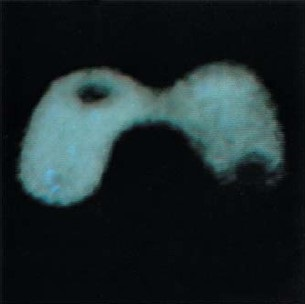
#> input picture Lista 2/Q1/Thyroid.jpg, 305 x 304 px
$ python q1.py
#> lines starting #> are read from the running program, lines starting #| are printed output that depends on the picture
import cv2
import numpy as np

# leitura da imagem
img = cv2.imread('Thyroid.jpg', 0)
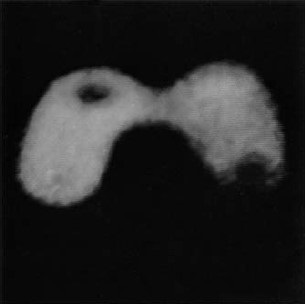
#> img: shape (304, 305); min 1, max 166, mean 35.8

# cores escolhidas para o fatiamento (RGB)
colors = ((0, 0, 0), (0, 0, 205), (221, 160, 221), (255, 165, 0),
          (154, 205, 50), (240, 230, 140), (255, 0, 0), (255, 255, 255))

# tamanho da faixa de valores que será agrupada em cada cor
step = (np.max(img) + 1)//8 + 1
#> step = 21

new_img = np.zeros((img.shape[0], img.shape[1], 3))
for l_idx, l in enumerate(img):
    for c_idx, c in enumerate(l):
        # atribuição da nova cor a cada pixel
        new_img[l_idx][c_idx] = np.flip(np.array(colors[c//step]))
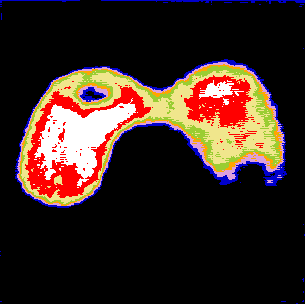
#> new_img: shape (304, 305, 3) float64; mean of channels 0, 1, 2 32.3, 38.6, 56.2; drawn as B, G, R

# salva imagem do resultado
cv2.imwrite('intensity_sliced.png', new_img)
